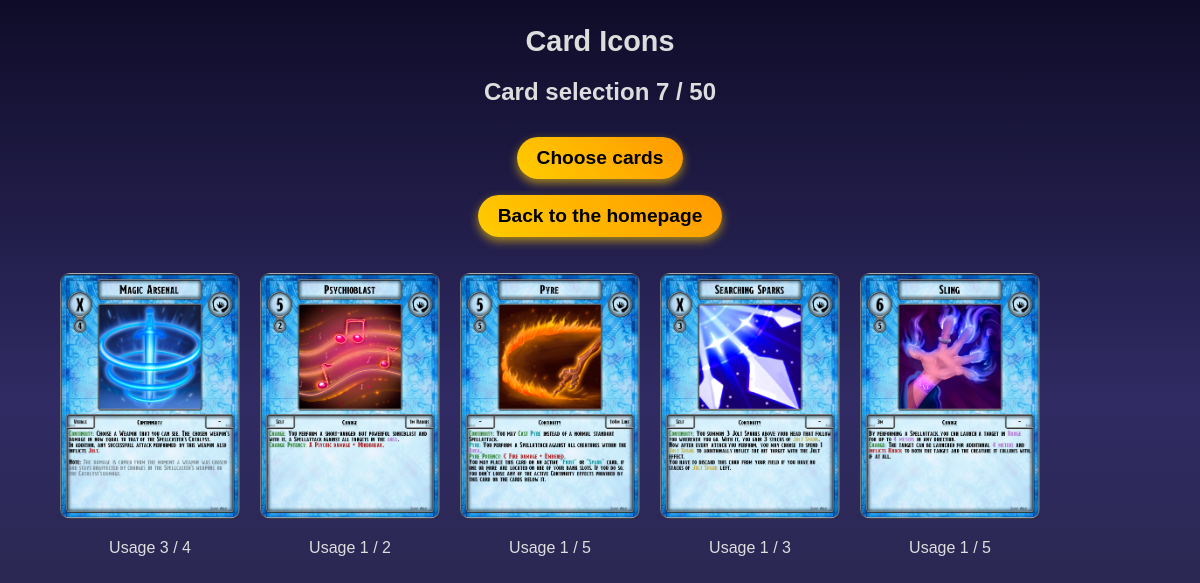
Screenshot of /deck (signed in) with the database file from the repository.
### tables this page shows
CREATE TABLE deck(id, card, max, amount);

### main.py (the view)
@app.route('/deck')
def deck():
    user = session.get('username')
    if user is None:
        return redirect(url_for('open_reg_log'))
    else:
        card_usage = get_card_count(user)
        return render_template('deck.html', size_cards=get_deck_amount(user), card_usage=card_usage)

### backend/database.py (called while the page is built)
def transform_username_id(username):
    with con:
        cur_new = con.cursor()
        cmd = 'SELECT id FROM player WHERE username LIKE ?'
        res = cur_new.execute(cmd, (username,))
        result = res.fetchone()
    if result:
        return result[0]
    raise ValueError(f'User {username} not found.')

def get_deck_amount(player):
    player_id = transform_username_id(player)
    cmd = 'SELECT amount FROM deck WHERE id = ?'
    cur.execute(cmd, (player_id, ))
    row = cur.fetchall()
    i = 0
    for x in row:
        i += x[0]
    return i

def get_card_count(player):
    player_id = transform_username_id(player)
    cmd = f'SELECT card, amount FROM deck WHERE id = {player_id}'
    cur.execute(cmd)
    rows = cur.fetchall()
    con.commit()
    return rows

### templates/deck.html (shortened to what this page needs)
<!DOCTYPE html>
<html lang="en">
<head>
    <link rel="stylesheet" href="{{ url_for('static', filename='styles/deck.css') }}">
</head>
<body>
    <div class="container">
        <header>
            <div class="header-content">
                <h1>Card Icons</h1>
                {% if size_cards %}
                <h2 id="karten_title">Card selection {{ size_cards }} / 50</h2>
                {% else %}
                <h2 id="karten_title">Card selection</h2>
                {% endif %}
                <div class="buttons">
                    <p><a href="/cards" class="back-button">Choose cards</a></p>
                    <p><a href="/" class="back-button">Back to the homepage</a></p>
                </div>
            </div>
        </header>
        <div class="card-container">
            {% for image, usage in card_usage %}
            <div class="card">
                <img src="{{ url_for('static', filename='assetsFolder/Cards/' + image) }}" alt="{{ image }}" class="remove-card" data-card="{{ image }}">
                <p>Usage {{ usage }} / {{ image.rsplit('_', 2)[1] }}</p>
            </div>
            {% endfor %}
        </div>
    </div>
</body>
</html>

### static/styles/deck.css (style rules this page uses)
body { margin: 0; padding: 0; display: flex; justify-content: center; align-items: flex-start; min-height: 100vh; font-family: 'Jost', sans-serif; background: linear-gradient(to bottom, #0f0c29, #302b63, #24243e); color: white; }
.container { width: 90%; max-width: 1200px; margin-top: 20px; display: flex; flex-direction: column; align-items: flex-start; }
header { width: 100%; display: flex; justify-content: center; align-items: center; text-align: center; margin-bottom: 20px; }
.header-content { display: flex; flex-direction: column; align-items: center; gap: 10px; }
p { display: flex; flex-direction: column; align-items: center; gap: 3px; color: #ddd; }
h1, h2 { margin: 5px 0; color: #ddd; }
h1 { font-size: 1.8em; }
h2 { font-size: 1.5em; }
.back-button { font-size: 1.2em; font-weight: bold; padding: 10px 20px; background: linear-gradient(45deg, #ffcc00, #ff9900); color: black; text-decoration: none; border-radius: 25px; display: inline-block; transition: all 0.3s ease; box-shadow: 0px 4px 10px rgba(255, 204, 0, 0.6); }
.card-container { display: flex; flex-wrap: wrap; justify-content: flex-start; gap: 20px; width: 100%; }
.card { width: 180px; max-width: 200px; box-sizing: border-box; }
.card img { width: 100%; height: auto; object-fit: contain; cursor: pointer; transition: transform 0.2s ease, box-shadow 0.2s ease; border-radius: 10px; }

### rows the page displays
deck: card (picture), amount "3", card "4"
deck: card (picture), amount "1", card "2"
deck: card (picture), amount "1", card "5"
deck: card (picture), amount "1", card "3"
deck: card (picture), amount "1", card "5"

### other values shown
{{ size_cards }} "7"
